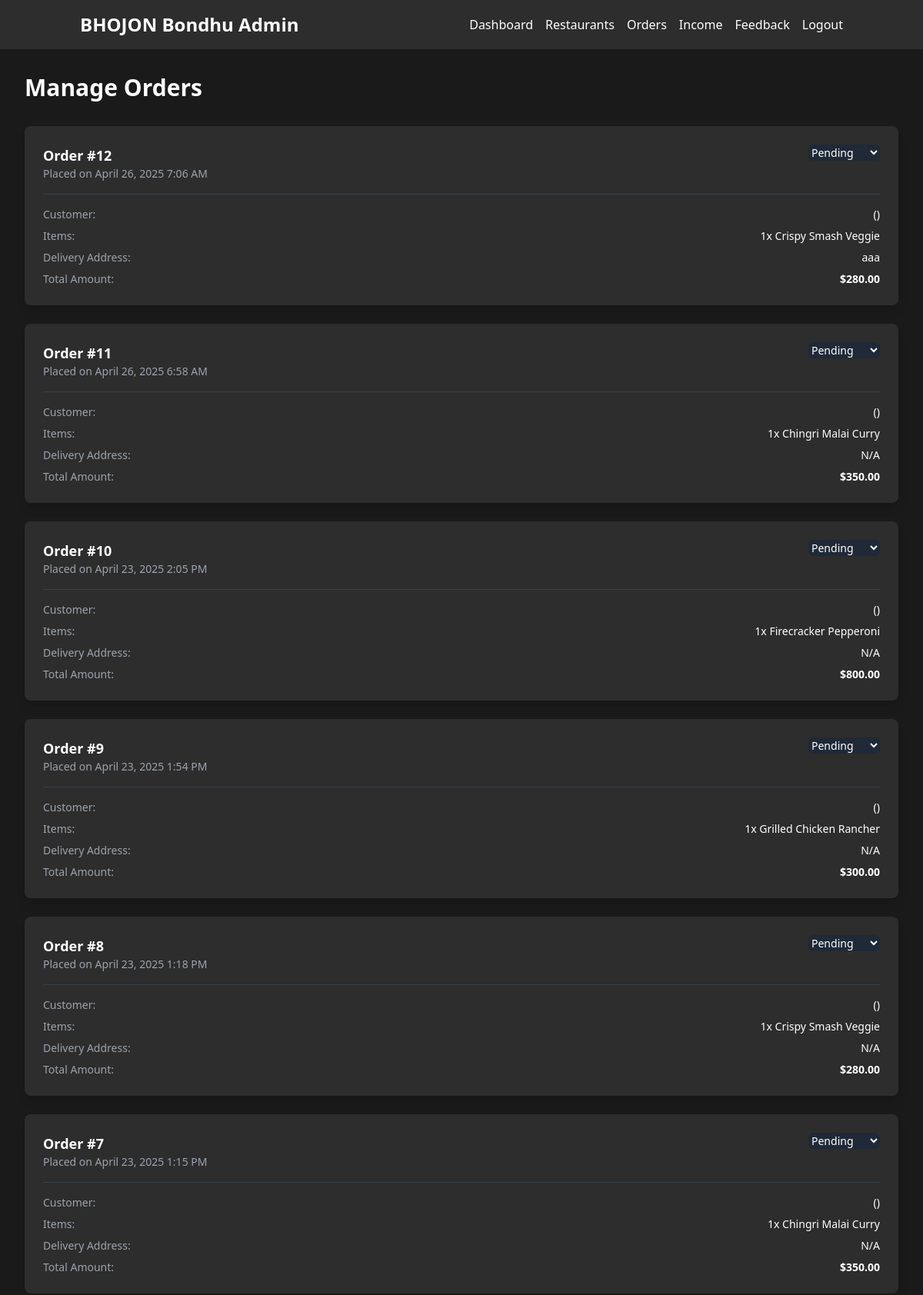
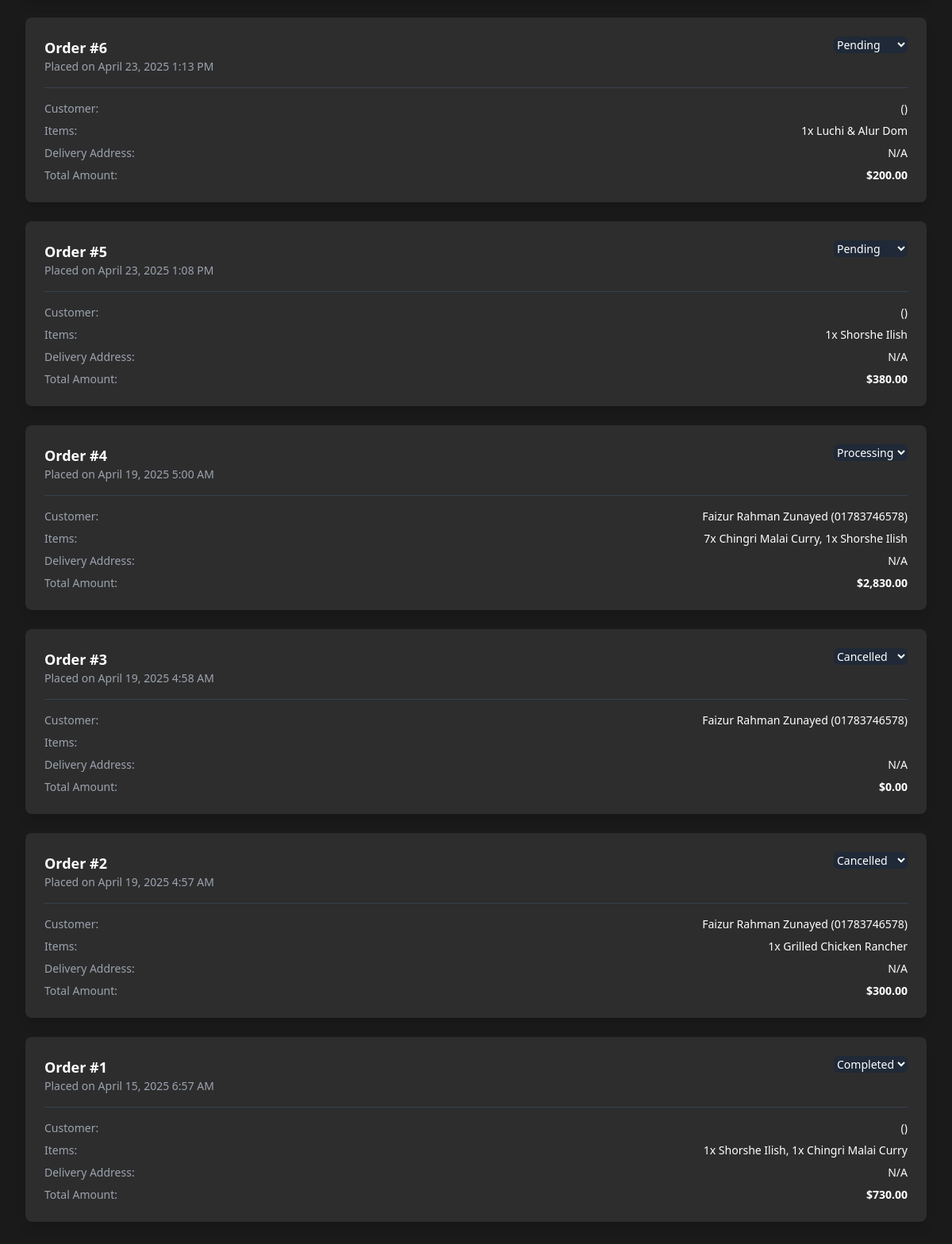
Screenshot of /admin/orders.php (signed in) with the database file from the repository (2 pictures, top to bottom).
### tables this page shows
CREATE TABLE `orders` (
  `id` int(11) NOT NULL,
  `user_id` int(11) DEFAULT NULL,
  `total_amount` decimal(10,2) NOT NULL,
  `status` enum('pending','processing','completed','cancelled') DEFAULT 'pending',
  `created_at` timestamp NOT NULL DEFAULT current_timestamp(),
  `payment_method` varchar(50) NOT NULL DEFAULT 'COD'
);

CREATE TABLE `users` (
  `id` int(11) NOT NULL,
  `name` varchar(100) NOT NULL,
  `email` varchar(100) NOT NULL,
  `phone` varchar(20) NOT NULL,
  `password` varchar(255) NOT NULL,
  `created_at` timestamp NOT NULL DEFAULT current_timestamp(),
  `verified` tinyint(1) NOT NULL DEFAULT 0
);

### includes/functions.php (called while the page is built, shortened)
<?php
function format_date($date) {
    return date('F j, Y g:i A', strtotime($date));
}
?>

### admin/orders.php (the view, shortened to what this page needs)
<?php
require_once '../includes/config.php';
require_once '../includes/functions.php';
try {
    $stmt = $pdo->prepare("
        SELECT o.*, u.name as user_name, u.phone,
               (SELECT GROUP_CONCAT(CONCAT(oi.quantity, 'x ', d.name) SEPARATOR ', ')
                FROM order_items oi
                JOIN dishes d ON oi.dish_id = d.id
                WHERE oi.order_id = o.id) as items_summary,
               (SELECT extra_info FROM order_extra_info eoi WHERE eoi.order_id = o.id LIMIT 1) as extra_info,
               (SELECT address FROM delivery_address da WHERE da.order_id = o.id LIMIT 1) as delivery_address
        FROM orders o
        LEFT JOIN users u ON o.user_id = u.id
        ORDER BY o.created_at DESC
    ");
    $stmt->execute();
    $orders = $stmt->fetchAll();
} catch (PDOException $e) {
    $errors['general'] = 'Failed to fetch orders';
    $orders = [];
}
require_once '../includes/admin_header.php';
?>
<div class="bg-background min-h-screen py-8">
    <div class="max-w-7xl mx-auto px-4 sm:px-6 lg:px-8">
        <h1 class="text-3xl font-bold text-white mb-8">Manage Orders</h1>
        <?php if (empty($orders)): ?>
            <div class="bg-surface rounded-lg p-8 text-center">
                <i class="fas fa-box-open text-4xl text-gray-600 mb-4"></i>
                <h3 class="text-xl font-bold text-white mb-2">No Orders Found</h3>
                <p class="text-gray-400">There are no orders in the system yet.</p>
            </div>
        <?php else: ?>
            <div class="space-y-6">
                <?php foreach ($orders as $order): ?>
                    <div class="bg-surface rounded-lg shadow-lg overflow-hidden">
                        <div class="p-6">
                            <div class="flex justify-between items-start mb-4">
                                <div>
                                    <h3 class="text-lg font-semibold text-white">
                                        Order #<?php echo $order['id']; ?>
                                    </h3>
                                    <p class="text-sm text-gray-400">
                                        Placed on <?php echo format_date($order['created_at']); ?>
                                    </p>
                                </div>
                                <form method="POST" class="flex items-center space-x-2">
                                    <select name="status"
                                        class="rounded-md bg-gray-800 border-gray-700 text-white text-sm"
                                        onchange="this.form.submit()">
                                        <?php
                                        $statuses = ['pending', 'processing', 'completed', 'cancelled'];
                                        foreach ($statuses as $status):
                                        ?>
                                            <option value="<?php echo $status; ?>"
                                                <?php echo $order['status'] === $status ? 'selected' : ''; ?>>
                                                <?php echo ucfirst($status); ?>
                                            </option>
                                        <?php endforeach; ?>
                                    </select>
                                </form>
                            </div>
                            <div class="border-t border-gray-700 pt-4">
                                <div class="space-y-2">
                                    <div class="flex justify-between text-sm">
                                        <span class="text-gray-400">Customer:</span>
                                        <span class="text-white">
                                            <?php echo htmlspecialchars($order['user_name']); ?>
                                            (<?php echo htmlspecialchars($order['phone']); ?>)
                                        </span>
                                    </div>
                                    <div class="flex justify-between text-sm">
                                        <span class="text-gray-400">Items:</span>
                                        <span class="text-white"><?php echo htmlspecialchars($order['items_summary']); ?></span>
                                    </div>
                                    <div class="flex justify-between text-sm">
                                        <span class="text-gray-400">Delivery Address:</span>
                                        <span class="text-white"><?php echo nl2br(htmlspecialchars($order['delivery_address'] ?? 'N/A')); ?></span>
                                    </div>
                                    <div class="flex justify-between text-sm">
                                        <span class="text-gray-400">Total Amount:</span>
                                        <span class="text-white font-semibold">$<?php echo number_format($order['total_amount'], 2); ?></span>
                                    </div>
                                </div>
                            </div>
                        </div>
                    </div>
                <?php endforeach; ?>
            </div>
        <?php endif; ?>
    </div>
</div>
<?php require_once '../includes/footer.php'; ?>

### includes/admin_header.php (shortened to what this page needs)
<?php
$current_page = basename($_SERVER['PHP_SELF'], '.php');
require_once 'functions.php';
?>
<!DOCTYPE html>
<html lang="en">
<head>
    <script src="https://cdn.tailwindcss.com"></script>
    <link rel="stylesheet" href="https://cdnjs.cloudflare.com/ajax/libs/font-awesome/6.0.0-beta3/css/all.min.css">
</head>
<body class="bg-background min-h-screen">
    <nav class="bg-surface shadow-lg">
        <div class="container mx-auto px-4">
            <div class="flex justify-between items-center h-16">
                <a href="dashboard.php" class="text-2xl font-bold text-white">BHOJON Bondhu Admin</a>
                <div class="flex items-center space-x-4">
                    <a href="dashboard.php"
                        class="text-white hover:text-primary <?php echo $current_page === 'dashboard' ? 'text-primary' : ''; ?>">
                        Dashboard
                    </a>
                    <a href="restaurants.php"
                        class="text-white hover:text-primary <?php echo $current_page === 'restaurants' ? 'text-primary' : ''; ?>">
                        Restaurants
                    </a>
<a href="orders.php"
    class="text-white hover:text-primary <?php echo $current_page === 'orders' ? 'text-primary' : ''; ?>">
    Orders
</a>
                    <a href="income.php"
                        class="text-white hover:text-primary <?php echo $current_page === 'income' ? 'text-primary' : ''; ?>">
                        Income
                    </a>
                    <a href="feedback.php"
                        class="text-white hover:text-primary <?php echo $current_page === 'feedback' ? 'text-primary' : ''; ?>">
                        Feedback
                    </a>
                    <a href="logout.php" class="text-white hover:text-primary">
                        Logout
                    </a>
                </div>
            </div>
        </div>
    </nav>

### includes/footer.php (shortened to what this page needs)
</body>
</html>

### rows the page displays
orders: id "12", created_at "April 26, 2025 7:06 AM", status "Pending", items_summary "1x Crispy Smash Veggie", delivery_address "aaa", total_amount "280.00"
orders: id "11", created_at "April 26, 2025 6:58 AM", status "Pending", items_summary "1x Chingri Malai Curry", delivery_address "N/A", total_amount "350.00"
orders: id "10", created_at "April 23, 2025 2:05 PM", status "Pending", items_summary "1x Firecracker Pepperoni", delivery_address "N/A", total_amount "800.00"
orders: id "9", created_at "April 23, 2025 1:54 PM", status "Pending", items_summary "1x Grilled Chicken Rancher", delivery_address "N/A", total_amount "300.00"
orders: id "8", created_at "April 23, 2025 1:18 PM", status "Pending", items_summary "1x Crispy Smash Veggie", delivery_address "N/A", total_amount "280.00"
orders: id "7", created_at "April 23, 2025 1:15 PM", status "Pending", items_summary "1x Chingri Malai Curry", delivery_address "N/A", total_amount "350.00"
orders: id "6", created_at "April 23, 2025 1:13 PM", status "Pending", items_summary "1x Luchi & Alur Dom", delivery_address "N/A", total_amount "200.00"
orders: id "5", created_at "April 23, 2025 1:08 PM", status "Pending", items_summary "1x Shorshe Ilish", delivery_address "N/A", total_amount "380.00"
orders: id "4", created_at "April 19, 2025 5:00 AM", status "Processing", user.name "Faizur Rahman Zunayed", user.phone "01783746578", items_summary "7x Chingri Malai Curry, 1x Shorshe Ilish", delivery_address "N/A", total_amount "2,830.00"
orders: id "3", created_at "April 19, 2025 4:58 AM", status "Cancelled", user.name "Faizur Rahman Zunayed", user.phone "01783746578", delivery_address "N/A", total_amount "0.00"
orders: id "2", created_at "April 19, 2025 4:57 AM", status "Cancelled", user.name "Faizur Rahman Zunayed", user.phone "01783746578", items_summary "1x Grilled Chicken Rancher", delivery_address "N/A", total_amount "300.00"
orders: id "1", created_at "April 15, 2025 6:57 AM", status "Completed", items_summary "1x Shorshe Ilish, 1x Chingri Malai Curry", delivery_address "N/A", total_amount "730.00"
